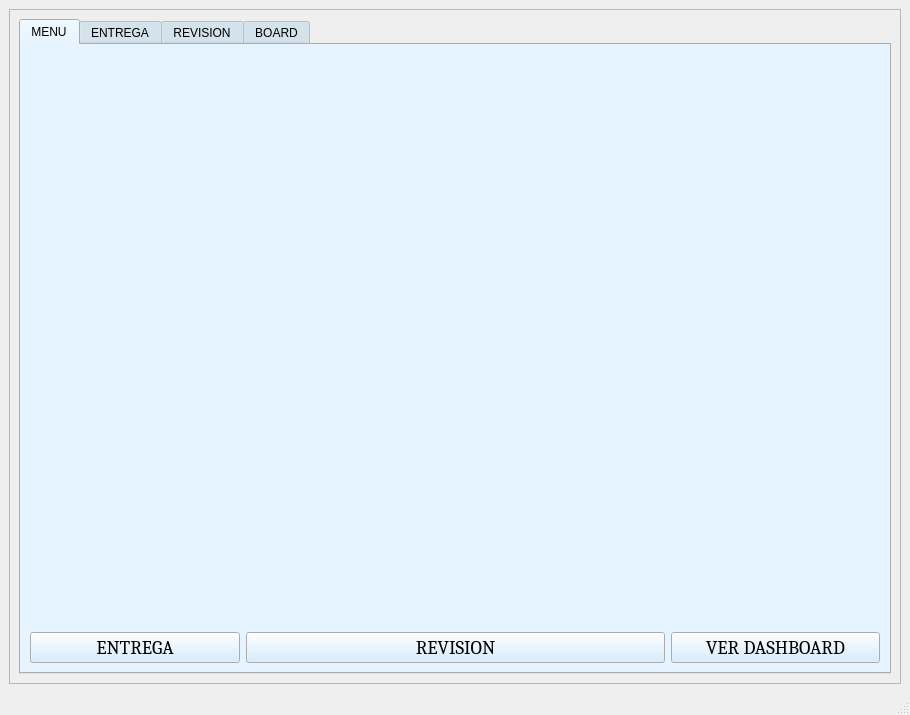
<?xml version="1.0" encoding="UTF-8"?>
<ui version="4.0">
 <class>MainWindow</class>
 <widget class="QMainWindow" name="MainWindow">
  <property name="geometry">
   <rect>
    <x>0</x>
    <y>0</y>
    <width>910</width>
    <height>715</height>
   </rect>
  </property>
  <property name="windowTitle">
   <string>MANEJO DE SILABOS</string>
  </property>
  <widget class="QWidget" name="centralwidget">
   <layout class="QGridLayout" name="gridLayout">
    <item row="0" column="0">
     <widget class="QScrollArea" name="scrollArea">
      <property name="palette">
       <palette>
        <active>
         <colorrole role="Button">
          <brush brushstyle="SolidPattern">
           <color alpha="255">
            <red>203</red>
            <green>232</green>
            <blue>255</blue>
           </color>
          </brush>
         </colorrole>
        </active>
        <inactive>
         <colorrole role="Button">
          <brush brushstyle="SolidPattern">
           <color alpha="255">
            <red>203</red>
            <green>232</green>
            <blue>255</blue>
           </color>
          </brush>
         </colorrole>
        </inactive>
        <disabled>
         <colorrole role="Button">
          <brush brushstyle="SolidPattern">
           <color alpha="255">
            <red>203</red>
            <green>232</green>
            <blue>255</blue>
           </color>
          </brush>
         </colorrole>
        </disabled>
       </palette>
      </property>
      <property name="widgetResizable">
       <bool>true</bool>
      </property>
      <widget class="QWidget" name="scrollAreaWidgetContents">
       <property name="geometry">
        <rect>
         <x>0</x>
         <y>0</y>
         <width>886</width>
         <height>641</height>
        </rect>
       </property>
       <layout class="QGridLayout" name="gridLayout_2">
        <item row="0" column="0">
         <widget class="QTabWidget" name="tabWidget">
          <property name="palette">
           <palette>
            <active>
             <colorrole role="Button">
              <brush brushstyle="SolidPattern">
               <color alpha="255">
                <red>203</red>
                <green>232</green>
                <blue>255</blue>
               </color>
              </brush>
             </colorrole>
            </active>
            <inactive>
             <colorrole role="Button">
              <brush brushstyle="SolidPattern">
               <color alpha="255">
                <red>203</red>
                <green>232</green>
                <blue>255</blue>
               </color>
              </brush>
             </colorrole>
            </inactive>
            <disabled>
             <colorrole role="Button">
              <brush brushstyle="SolidPattern">
               <color alpha="255">
                <red>203</red>
                <green>232</green>
                <blue>255</blue>
               </color>
              </brush>
             </colorrole>
            </disabled>
           </palette>
          </property>
          <property name="currentIndex">
           <number>0</number>
          </property>
          <widget class="QWidget" name="tab">
           <attribute name="title">
            <string>MENU</string>
           </attribute>
           <layout class="QGridLayout" name="gridLayout_3">
            <item row="0" column="1" colspan="2">
             <widget class="QLabel" name="lbl_pngMenu">
              <property name="palette">
               <palette>
                <active>
                 <colorrole role="Button">
                  <brush brushstyle="SolidPattern">
                   <color alpha="255">
                    <red>203</red>
                    <green>232</green>
                    <blue>255</blue>
                   </color>
                  </brush>
                 </colorrole>
                </active>
                <inactive>
                 <colorrole role="Button">
                  <brush brushstyle="SolidPattern">
                   <color alpha="255">
                    <red>203</red>
                    <green>232</green>
                    <blue>255</blue>
                   </color>
                  </brush>
                 </colorrole>
                </inactive>
                <disabled>
                 <colorrole role="Button">
                  <brush brushstyle="SolidPattern">
                   <color alpha="255">
                    <red>203</red>
                    <green>232</green>
                    <blue>255</blue>
                   </color>
                  </brush>
                 </colorrole>
                </disabled>
               </palette>
              </property>
              <property name="text">
               <string/>
              </property>
              <property name="scaledContents">
               <bool>true</bool>
              </property>
             </widget>
            </item>
            <item row="1" column="0">
             <widget class="QPushButton" name="btn_entregarM">
              <property name="palette">
               <palette>
                <active>
                 <colorrole role="Button">
                  <brush brushstyle="SolidPattern">
                   <color alpha="255">
                    <red>203</red>
                    <green>232</green>
                    <blue>255</blue>
                   </color>
                  </brush>
                 </colorrole>
                </active>
                <inactive>
                 <colorrole role="Button">
                  <brush brushstyle="SolidPattern">
                   <color alpha="255">
                    <red>203</red>
                    <green>232</green>
                    <blue>255</blue>
                   </color>
                  </brush>
                 </colorrole>
                </inactive>
                <disabled>
                 <colorrole role="Button">
                  <brush brushstyle="SolidPattern">
                   <color alpha="255">
                    <red>203</red>
                    <green>232</green>
                    <blue>255</blue>
                   </color>
                  </brush>
                 </colorrole>
                </disabled>
               </palette>
              </property>
              <property name="font">
               <font>
                <family>Cambria</family>
                <pointsize>14</pointsize>
                <weight>50</weight>
                <bold>false</bold>
               </font>
              </property>
              <property name="text">
               <string>ENTREGA</string>
              </property>
             </widget>
            </item>
            <item row="1" column="1" colspan="2">
             <widget class="QPushButton" name="btn_revision">
              <property name="palette">
               <palette>
                <active>
                 <colorrole role="Button">
                  <brush brushstyle="SolidPattern">
                   <color alpha="255">
                    <red>203</red>
                    <green>232</green>
                    <blue>255</blue>
                   </color>
                  </brush>
                 </colorrole>
                </active>
                <inactive>
                 <colorrole role="Button">
                  <brush brushstyle="SolidPattern">
                   <color alpha="255">
                    <red>203</red>
                    <green>232</green>
                    <blue>255</blue>
                   </color>
                  </brush>
                 </colorrole>
                </inactive>
                <disabled>
                 <colorrole role="Button">
                  <brush brushstyle="SolidPattern">
                   <color alpha="255">
                    <red>203</red>
                    <green>232</green>
                    <blue>255</blue>
                   </color>
                  </brush>
                 </colorrole>
                </disabled>
               </palette>
              </property>
              <property name="font">
               <font>
                <family>Cambria</family>
                <pointsize>14</pointsize>
                <weight>50</weight>
                <bold>false</bold>
               </font>
              </property>
              <property name="text">
               <string>REVISION</string>
              </property>
             </widget>
            </item>
            <item row="1" column="3">
             <widget class="QPushButton" name="btn_dashboardM">
              <property name="palette">
               <palette>
                <active>
                 <colorrole role="Button">
                  <brush brushstyle="SolidPattern">
                   <color alpha="255">
                    <red>203</red>
                    <green>232</green>
                    <blue>255</blue>
                   </color>
                  </brush>
                 </colorrole>
                </active>
                <inactive>
                 <colorrole role="Button">
                  <brush brushstyle="SolidPattern">
                   <color alpha="255">
                    <red>203</red>
                    <green>232</green>
                    <blue>255</blue>
                   </color>
                  </brush>
                 </colorrole>
                </inactive>
                <disabled>
                 <colorrole role="Button">
                  <brush brushstyle="SolidPattern">
                   <color alpha="255">
                    <red>203</red>
                    <green>232</green>
                    <blue>255</blue>
                   </color>
                  </brush>
                 </colorrole>
                </disabled>
               </palette>
              </property>
              <property name="font">
               <font>
                <family>Cambria</family>
                <pointsize>14</pointsize>
                <weight>50</weight>
                <bold>false</bold>
               </font>
              </property>
              <property name="text">
               <string>VER DASHBOARD</string>
              </property>
             </widget>
            </item>
            <item row="0" column="3">
             <widget class="QLabel" name="lbl_b2M">
              <property name="text">
               <string/>
              </property>
              <property name="scaledContents">
               <bool>false</bool>
              </property>
             </widget>
            </item>
            <item row="0" column="0">
             <widget class="QLabel" name="lbl_b1M">
              <property name="palette">
               <palette>
                <active>
                 <colorrole role="Base">
                  <brush brushstyle="SolidPattern">
                   <color alpha="255">
                    <red>0</red>
                    <green>0</green>
                    <blue>127</blue>
                   </color>
                  </brush>
                 </colorrole>
                </active>
                <inactive>
                 <colorrole role="Base">
                  <brush brushstyle="SolidPattern">
                   <color alpha="255">
                    <red>0</red>
                    <green>0</green>
                    <blue>127</blue>
                   </color>
                  </brush>
                 </colorrole>
                </inactive>
                <disabled>
                 <colorrole role="Base">
                  <brush brushstyle="SolidPattern">
                   <color alpha="255">
                    <red>240</red>
                    <green>240</green>
                    <blue>240</blue>
                   </color>
                  </brush>
                 </colorrole>
                </disabled>
               </palette>
              </property>
              <property name="text">
               <string/>
              </property>
              <property name="scaledContents">
               <bool>false</bool>
              </property>
             </widget>
            </item>
           </layout>
          </widget>
          <widget class="QWidget" name="tab_2">
           <attribute name="title">
            <string>ENTREGA</string>
           </attribute>
           <layout class="QGridLayout" name="gridLayout_4">
            <item row="2" column="0">
             <widget class="QFrame" name="frameE">
              <property name="enabled">
               <bool>true</bool>
              </property>
              <property name="frameShape">
               <enum>QFrame::StyledPanel</enum>
              </property>
              <property name="frameShadow">
               <enum>QFrame::Raised</enum>
              </property>
              <layout class="QGridLayout" name="gridLayout_8">
               <item row="0" column="2">
                <widget class="QComboBox" name="cb_facultadE">
                 <property name="font">
                  <font>
                   <pointsize>11</pointsize>
                  </font>
                 </property>
                 <item>
                  <property name="text">
                   <string>...</string>
                  </property>
                 </item>
                 <item>
                  <property name="text">
                   <string>FI</string>
                  </property>
                 </item>
                 <item>
                  <property name="text">
                   <string>FCAS</string>
                  </property>
                 </item>
                 <item>
                  <property name="text">
                   <string>FA&amp;D</string>
                  </property>
                 </item>
                 <item>
                  <property name="text">
                   <string>FD</string>
                  </property>
                 </item>
                </widget>
               </item>
               <item row="1" column="0">
                <widget class="QLabel" name="lbl_carreraE">
                 <property name="font">
                  <font>
                   <pointsize>12</pointsize>
                  </font>
                 </property>
                 <property name="text">
                  <string>Carrera:</string>
                 </property>
                </widget>
               </item>
               <item row="3" column="2" rowspan="2">
                <widget class="QLineEdit" name="le_codigoE">
                 <property name="font">
                  <font>
                   <pointsize>11</pointsize>
                  </font>
                 </property>
                </widget>
               </item>
               <item row="5" column="2">
                <widget class="QPushButton" name="btn_archivoE">
                 <property name="text">
                  <string>BUSCAR</string>
                 </property>
                </widget>
               </item>
               <item row="2" column="2">
                <widget class="QLineEdit" name="le_claseE">
                 <property name="font">
                  <font>
                   <pointsize>11</pointsize>
                  </font>
                 </property>
                </widget>
               </item>
               <item row="4" column="3" rowspan="2">
                <widget class="QPushButton" name="btn_silaboE">
                 <property name="palette">
                  <palette>
                   <active>
                    <colorrole role="Button">
                     <brush brushstyle="SolidPattern">
                      <color alpha="255">
                       <red>203</red>
                       <green>232</green>
                       <blue>255</blue>
                      </color>
                     </brush>
                    </colorrole>
                   </active>
                   <inactive>
                    <colorrole role="Button">
                     <brush brushstyle="SolidPattern">
                      <color alpha="255">
                       <red>203</red>
                       <green>232</green>
                       <blue>255</blue>
                      </color>
                     </brush>
                    </colorrole>
                   </inactive>
                   <disabled>
                    <colorrole role="Button">
                     <brush brushstyle="SolidPattern">
                      <color alpha="255">
                       <red>203</red>
                       <green>232</green>
                       <blue>255</blue>
                      </color>
                     </brush>
                    </colorrole>
                   </disabled>
                  </palette>
                 </property>
                 <property name="font">
                  <font>
                   <family>Sans Serif Collection</family>
                   <pointsize>11</pointsize>
                   <weight>50</weight>
                   <bold>false</bold>
                  </font>
                 </property>
                 <property name="text">
                  <string>Ingresar</string>
                 </property>
                </widget>
               </item>
               <item row="2" column="0">
                <widget class="QLabel" name="lbl_claseE">
                 <property name="font">
                  <font>
                   <pointsize>12</pointsize>
                  </font>
                 </property>
                 <property name="text">
                  <string>Clase:</string>
                 </property>
                </widget>
               </item>
               <item row="0" column="0">
                <widget class="QLabel" name="lbl_facultadE">
                 <property name="font">
                  <font>
                   <pointsize>12</pointsize>
                  </font>
                 </property>
                 <property name="text">
                  <string>Facultad:</string>
                 </property>
                </widget>
               </item>
               <item row="1" column="2">
                <widget class="QComboBox" name="cb_carreraE">
                 <property name="font">
                  <font>
                   <pointsize>11</pointsize>
                  </font>
                 </property>
                 <item>
                  <property name="text">
                   <string>...</string>
                  </property>
                 </item>
                </widget>
               </item>
               <item row="5" column="0">
                <widget class="QLabel" name="lbl_codigoE_2">
                 <property name="font">
                  <font>
                   <pointsize>12</pointsize>
                  </font>
                 </property>
                 <property name="text">
                  <string>Archivo:</string>
                 </property>
                </widget>
               </item>
               <item row="6" column="2">
                <widget class="QLineEdit" name="le_pathE">
                 <property name="enabled">
                  <bool>false</bool>
                 </property>
                 <property name="text">
                  <string/>
                 </property>
                </widget>
               </item>
               <item row="3" column="0" rowspan="2" colspan="2">
                <widget class="QLabel" name="lbl_codigoE">
                 <property name="font">
                  <font>
                   <pointsize>12</pointsize>
                  </font>
                 </property>
                 <property name="text">
                  <string>Codigo de clase:</string>
                 </property>
                </widget>
               </item>
               <item row="1" column="3" rowspan="3">
                <widget class="QPushButton" name="btn_closeE">
                 <property name="font">
                  <font>
                   <family>Sans Serif Collection</family>
                   <pointsize>7</pointsize>
                  </font>
                 </property>
                 <property name="text">
                  <string>Cerrar
Sesion</string>
                 </property>
                </widget>
               </item>
              </layout>
             </widget>
            </item>
            <item row="0" column="0">
             <widget class="QLabel" name="lbl_pngE">
              <property name="text">
               <string/>
              </property>
              <property name="scaledContents">
               <bool>true</bool>
              </property>
             </widget>
            </item>
            <item row="1" column="0">
             <widget class="QFrame" name="frameE2">
              <property name="frameShape">
               <enum>QFrame::StyledPanel</enum>
              </property>
              <property name="frameShadow">
               <enum>QFrame::Raised</enum>
              </property>
              <layout class="QGridLayout" name="gridLayout_7">
               <item row="1" column="1">
                <widget class="QLineEdit" name="le_cuentaE">
                 <property name="font">
                  <font>
                   <pointsize>11</pointsize>
                  </font>
                 </property>
                </widget>
               </item>
               <item row="2" column="0">
                <widget class="QLabel" name="lbl_contraE">
                 <property name="font">
                  <font>
                   <pointsize>12</pointsize>
                  </font>
                 </property>
                 <property name="text">
                  <string>Clave:</string>
                 </property>
                </widget>
               </item>
               <item row="2" column="1">
                <widget class="QLineEdit" name="le_claveE">
                 <property name="font">
                  <font>
                   <pointsize>11</pointsize>
                  </font>
                 </property>
                </widget>
               </item>
               <item row="1" column="0">
                <widget class="QLabel" name="lbl_cuentaE">
                 <property name="font">
                  <font>
                   <pointsize>12</pointsize>
                  </font>
                 </property>
                 <property name="text">
                  <string>Numero de cuenta:</string>
                 </property>
                </widget>
               </item>
               <item row="0" column="0">
                <widget class="QLabel" name="lbl_nameE">
                 <property name="font">
                  <font>
                   <pointsize>12</pointsize>
                  </font>
                 </property>
                 <property name="text">
                  <string>Nombre Completo:</string>
                 </property>
                </widget>
               </item>
               <item row="3" column="1">
                <widget class="QPushButton" name="btn_sesion">
                 <property name="palette">
                  <palette>
                   <active>
                    <colorrole role="Button">
                     <brush brushstyle="SolidPattern">
                      <color alpha="255">
                       <red>203</red>
                       <green>232</green>
                       <blue>255</blue>
                      </color>
                     </brush>
                    </colorrole>
                   </active>
                   <inactive>
                    <colorrole role="Button">
                     <brush brushstyle="SolidPattern">
                      <color alpha="255">
                       <red>203</red>
                       <green>232</green>
                       <blue>255</blue>
                      </color>
                     </brush>
                    </colorrole>
                   </inactive>
                   <disabled>
                    <colorrole role="Button">
                     <brush brushstyle="SolidPattern">
                      <color alpha="255">
                       <red>203</red>
                       <green>232</green>
                       <blue>255</blue>
                      </color>
                     </brush>
                    </colorrole>
                   </disabled>
                  </palette>
                 </property>
                 <property name="font">
                  <font>
                   <family>Sans Serif Collection</family>
                   <pointsize>11</pointsize>
                   <weight>50</weight>
                   <bold>false</bold>
                  </font>
                 </property>
                 <property name="text">
                  <string>Iniciar Sesion</string>
                 </property>
                </widget>
               </item>
               <item row="0" column="1">
                <widget class="QLineEdit" name="le_nameE">
                 <property name="font">
                  <font>
                   <pointsize>11</pointsize>
                  </font>
                 </property>
                </widget>
               </item>
              </layout>
             </widget>
            </item>
           </layout>
          </widget>
          <widget class="QWidget" name="tab_3">
           <attribute name="title">
            <string>REVISION</string>
           </attribute>
           <layout class="QGridLayout" name="gridLayout_5">
            <item row="1" column="0">
             <widget class="QFrame" name="frameR1">
              <property name="frameShape">
               <enum>QFrame::StyledPanel</enum>
              </property>
              <property name="frameShadow">
               <enum>QFrame::Raised</enum>
              </property>
              <layout class="QGridLayout" name="gridLayout_9">
               <item row="2" column="1">
                <widget class="QLineEdit" name="Rle_clave">
                 <property name="font">
                  <font>
                   <pointsize>11</pointsize>
                  </font>
                 </property>
                </widget>
               </item>
               <item row="1" column="1">
                <widget class="QComboBox" name="Rcb_usuario">
                 <property name="font">
                  <font>
                   <pointsize>11</pointsize>
                  </font>
                 </property>
                 <item>
                  <property name="text">
                   <string>...</string>
                  </property>
                 </item>
                 <item>
                  <property name="text">
                   <string>Jefe Academico</string>
                  </property>
                 </item>
                 <item>
                  <property name="text">
                   <string>Coordinador de carrera</string>
                  </property>
                 </item>
                 <item>
                  <property name="text">
                   <string>IEDD</string>
                  </property>
                 </item>
                 <item>
                  <property name="text">
                   <string>Consultor</string>
                  </property>
                 </item>
                </widget>
               </item>
               <item row="0" column="0">
                <widget class="QLabel" name="Rlbl_name">
                 <property name="font">
                  <font>
                   <pointsize>12</pointsize>
                  </font>
                 </property>
                 <property name="text">
                  <string>Nombre Completo:</string>
                 </property>
                </widget>
               </item>
               <item row="0" column="1">
                <widget class="QLineEdit" name="Rle_name">
                 <property name="font">
                  <font>
                   <pointsize>11</pointsize>
                  </font>
                 </property>
                </widget>
               </item>
               <item row="3" column="1">
                <widget class="QPushButton" name="Rbtn_sesion">
                 <property name="font">
                  <font>
                   <family>Sans Serif Collection</family>
                   <pointsize>11</pointsize>
                  </font>
                 </property>
                 <property name="text">
                  <string>Iniciar Sesion</string>
                 </property>
                </widget>
               </item>
               <item row="2" column="0">
                <widget class="QLabel" name="Rlbl_contra">
                 <property name="font">
                  <font>
                   <pointsize>12</pointsize>
                  </font>
                 </property>
                 <property name="text">
                  <string>Clave:</string>
                 </property>
                </widget>
               </item>
               <item row="1" column="0">
                <widget class="QLabel" name="Rlbl_usuario">
                 <property name="font">
                  <font>
                   <pointsize>12</pointsize>
                  </font>
                 </property>
                 <property name="text">
                  <string>Tipo de usuario:</string>
                 </property>
                </widget>
               </item>
              </layout>
             </widget>
            </item>
            <item row="0" column="0">
             <widget class="QLabel" name="lbl_pngR">
              <property name="text">
               <string/>
              </property>
              <property name="scaledContents">
               <bool>true</bool>
              </property>
             </widget>
            </item>
            <item row="2" column="0">
             <widget class="QFrame" name="frameR">
              <property name="frameShape">
               <enum>QFrame::StyledPanel</enum>
              </property>
              <property name="frameShadow">
               <enum>QFrame::Raised</enum>
              </property>
              <layout class="QGridLayout" name="gridLayout_10">
               <item row="0" column="0">
                <widget class="QFrame" name="Rframe1">
                 <property name="frameShape">
                  <enum>QFrame::StyledPanel</enum>
                 </property>
                 <property name="frameShadow">
                  <enum>QFrame::Raised</enum>
                 </property>
                 <layout class="QGridLayout" name="gridLayout_12">
                  <item row="0" column="0">
                   <widget class="QTableWidget" name="RTW_revision"/>
                  </item>
                 </layout>
                </widget>
               </item>
               <item row="0" column="1">
                <widget class="QFrame" name="frame_2">
                 <property name="frameShape">
                  <enum>QFrame::StyledPanel</enum>
                 </property>
                 <property name="frameShadow">
                  <enum>QFrame::Raised</enum>
                 </property>
                 <layout class="QGridLayout" name="gridLayout_11">
                  <item row="0" column="0">
                   <widget class="QLabel" name="Rlbl_seleccion">
                    <property name="font">
                     <font>
                      <pointsize>12</pointsize>
                     </font>
                    </property>
                    <property name="text">
                     <string>Seleccion:</string>
                    </property>
                   </widget>
                  </item>
                  <item row="0" column="1">
                   <widget class="QLineEdit" name="Rle_seleccion">
                    <property name="enabled">
                     <bool>false</bool>
                    </property>
                   </widget>
                  </item>
                  <item row="1" column="0">
                   <widget class="QLabel" name="Rlbl_estadoA">
                    <property name="font">
                     <font>
                      <pointsize>12</pointsize>
                     </font>
                    </property>
                    <property name="text">
                     <string>Estado Actual:</string>
                    </property>
                   </widget>
                  </item>
                  <item row="1" column="1">
                   <widget class="QLineEdit" name="Rle_estadoA">
                    <property name="enabled">
                     <bool>false</bool>
                    </property>
                   </widget>
                  </item>
                  <item row="2" column="0">
                   <widget class="QLabel" name="Rlbl_name_4">
                    <property name="font">
                     <font>
                      <pointsize>12</pointsize>
                     </font>
                    </property>
                    <property name="text">
                     <string>Cambiar Estado:</string>
                    </property>
                   </widget>
                  </item>
                  <item row="2" column="1">
                   <widget class="QComboBox" name="Rcb_cambiarE">
                    <property name="font">
                     <font>
                      <pointsize>11</pointsize>
                     </font>
                    </property>
                    <item>
                     <property name="text">
                      <string>...</string>
                     </property>
                    </item>
                   </widget>
                  </item>
                  <item row="3" column="0">
                   <widget class="QLabel" name="Rlbl_comentario">
                    <property name="font">
                     <font>
                      <pointsize>12</pointsize>
                     </font>
                    </property>
                    <property name="text">
                     <string>Comentario:</string>
                    </property>
                   </widget>
                  </item>
                  <item row="3" column="1">
                   <widget class="QLineEdit" name="Rle_comentario">
                    <property name="enabled">
                     <bool>true</bool>
                    </property>
                   </widget>
                  </item>
                  <item row="4" column="1">
                   <widget class="QPushButton" name="Rbtn_cambiar">
                    <property name="font">
                     <font>
                      <family>Sans Serif Collection</family>
                      <pointsize>11</pointsize>
                     </font>
                    </property>
                    <property name="text">
                     <string>Cambiar</string>
                    </property>
                   </widget>
                  </item>
                  <item row="5" column="1">
                   <widget class="QPushButton" name="Rbtn_cerrar">
                    <property name="text">
                     <string>Cerrar Sesion</string>
                    </property>
                   </widget>
                  </item>
                 </layout>
                </widget>
               </item>
              </layout>
             </widget>
            </item>
           </layout>
          </widget>
          <widget class="QWidget" name="tab_4">
           <attribute name="title">
            <string>BOARD</string>
           </attribute>
           <layout class="QGridLayout" name="gridLayout_6">
            <item row="0" column="0">
             <widget class="QLabel" name="lbl_pngD">
              <property name="text">
               <string/>
              </property>
              <property name="scaledContents">
               <bool>true</bool>
              </property>
             </widget>
            </item>
            <item row="1" column="0">
             <widget class="QFrame" name="frameB1">
              <property name="frameShape">
               <enum>QFrame::StyledPanel</enum>
              </property>
              <property name="frameShadow">
               <enum>QFrame::Raised</enum>
              </property>
              <layout class="QGridLayout" name="gridLayout_13">
               <item row="0" column="0">
                <widget class="QFrame" name="frameBB1">
                 <property name="frameShape">
                  <enum>QFrame::StyledPanel</enum>
                 </property>
                 <property name="frameShadow">
                  <enum>QFrame::Raised</enum>
                 </property>
                 <widget class="QPushButton" name="Bbtn_silabosFaltantes">
                  <property name="geometry">
                   <rect>
                    <x>70</x>
                    <y>120</y>
                    <width>241</width>
                    <height>31</height>
                   </rect>
                  </property>
                  <property name="font">
                   <font>
                    <family>Sans Serif Collection</family>
                    <pointsize>11</pointsize>
                   </font>
                  </property>
                  <property name="text">
                   <string>Silabos Faltantes</string>
                  </property>
                 </widget>
                 <widget class="QPushButton" name="Bbtn_silabosCompletados">
                  <property name="geometry">
                   <rect>
                    <x>70</x>
                    <y>40</y>
                    <width>241</width>
                    <height>31</height>
                   </rect>
                  </property>
                  <property name="font">
                   <font>
                    <family>Sans Serif Collection</family>
                    <pointsize>11</pointsize>
                   </font>
                  </property>
                  <property name="text">
                   <string>Silabos Completados</string>
                  </property>
                 </widget>
                 <widget class="QPushButton" name="Bbtn_silabosEnAprobacion">
                  <property name="geometry">
                   <rect>
                    <x>60</x>
                    <y>80</y>
                    <width>261</width>
                    <height>31</height>
                   </rect>
                  </property>
                  <property name="font">
                   <font>
                    <family>Sans Serif Collection</family>
                    <pointsize>11</pointsize>
                   </font>
                  </property>
                  <property name="text">
                   <string>Silabos en Aprobación</string>
                  </property>
                 </widget>
                 <widget class="QLabel" name="Blbl_opcion">
                  <property name="geometry">
                   <rect>
                    <x>20</x>
                    <y>0</y>
                    <width>371</width>
                    <height>31</height>
                   </rect>
                  </property>
                  <property name="font">
                   <font>
                    <pointsize>12</pointsize>
                   </font>
                  </property>
                  <property name="text">
                   <string>Seleccione la opcion que desea visualizar</string>
                  </property>
                 </widget>
                </widget>
               </item>
               <item row="0" column="1">
                <widget class="QFrame" name="frameBB2">
                 <property name="frameShape">
                  <enum>QFrame::StyledPanel</enum>
                 </property>
                 <property name="frameShadow">
                  <enum>QFrame::Raised</enum>
                 </property>
                 <widget class="QComboBox" name="Bcb_carrera">
                  <property name="geometry">
                   <rect>
                    <x>110</x>
                    <y>60</y>
                    <width>171</width>
                    <height>24</height>
                   </rect>
                  </property>
                  <property name="font">
                   <font>
                    <family>Sans Serif Collection</family>
                    <pointsize>12</pointsize>
                   </font>
                  </property>
                 </widget>
                 <widget class="QLabel" name="Blbl_clases">
                  <property name="geometry">
                   <rect>
                    <x>20</x>
                    <y>10</y>
                    <width>371</width>
                    <height>31</height>
                   </rect>
                  </property>
                  <property name="font">
                   <font>
                    <pointsize>12</pointsize>
                   </font>
                  </property>
                  <property name="text">
                   <string>Seleccione carrera /clase</string>
                  </property>
                  <property name="alignment">
                   <set>Qt::AlignCenter</set>
                  </property>
                 </widget>
                </widget>
               </item>
              </layout>
             </widget>
            </item>
            <item row="2" column="0">
             <widget class="QFrame" name="frameB">
              <property name="frameShape">
               <enum>QFrame::StyledPanel</enum>
              </property>
              <property name="frameShadow">
               <enum>QFrame::Raised</enum>
              </property>
              <widget class="QLabel" name="lblInfoIdea_2">
               <property name="geometry">
                <rect>
                 <x>330</x>
                 <y>10</y>
                 <width>411</width>
                 <height>151</height>
                </rect>
               </property>
               <property name="text">
                <string>&lt;html&gt;&lt;head/&gt;&lt;body&gt;&lt;p&gt;se oculta el label de la imagen para&lt;/p&gt;&lt;p&gt;mayor visualizaicon de datos a mostrar&lt;/p&gt;&lt;/body&gt;&lt;/html&gt;</string>
               </property>
               <property name="textFormat">
                <enum>Qt::AutoText</enum>
               </property>
              </widget>
             </widget>
            </item>
           </layout>
          </widget>
         </widget>
        </item>
       </layout>
      </widget>
     </widget>
    </item>
   </layout>
  </widget>
  <widget class="QMenuBar" name="menubar">
   <property name="geometry">
    <rect>
     <x>0</x>
     <y>0</y>
     <width>910</width>
     <height>25</height>
    </rect>
   </property>
   <property name="sizePolicy">
    <sizepolicy hsizetype="MinimumExpanding" vsizetype="Minimum">
     <horstretch>0</horstretch>
     <verstretch>0</verstretch>
    </sizepolicy>
   </property>
  </widget>
  <widget class="QStatusBar" name="statusbar"/>
 </widget>
 <resources/>
 <connections/>
</ui>
